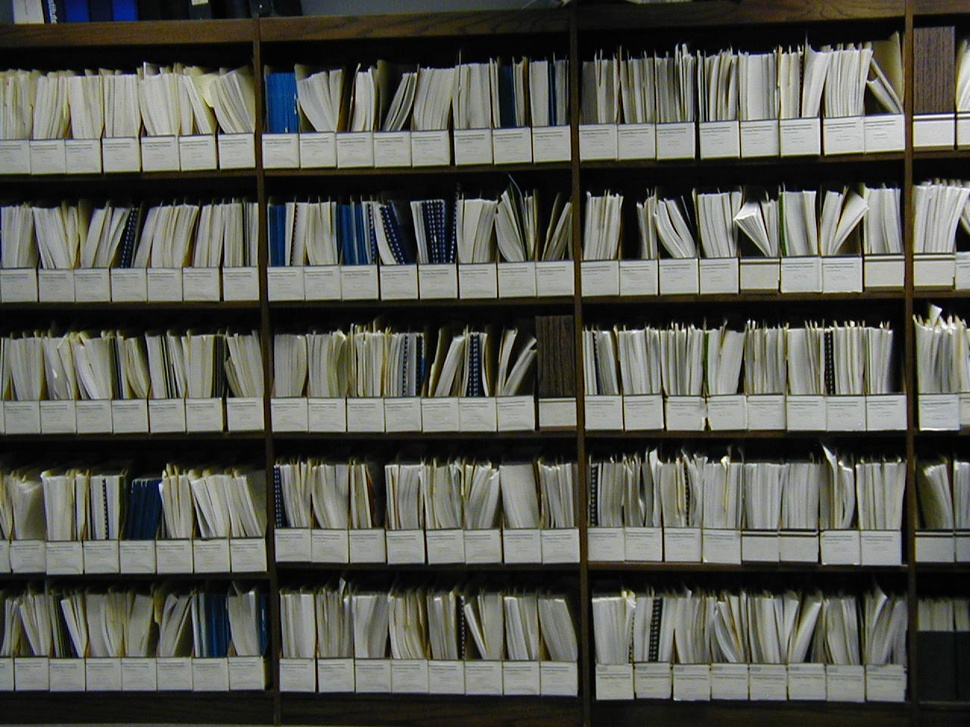
#> input picture 3DVision/opencv/images/shelves.jpg, 970 x 727 px, shrunk from 1280 x 960 before the run
$ python -i motion_tracking.py   (imports and definitions only)
#> lines starting #> are read from the running program, lines starting #| are printed output that depends on the picture
#> further down, picture is the input picture: shape (727, 970, 3); mean B, G, R 80.8, 88.3, 87.3
import numpy as np
import matplotlib.pyplot as plt
import cv2

from .harris_corner import compute_features


# [29 lines left out: function optical_flow_with_harris_corners, not called in this run]


def extract_line_features(img: np.ndarray, if_show=False,
                          if_save_lines=False, lines_path=None, lines_path_hough_P=None, **kwargs):
    """
    Parameters
    ----------
    img: np.ndarray
        Grayscale image in [0, 1], np.float32
    if_show: bool
    if_save_lines: bool
    lines_path, lines_path_hough_P: str
    """
#> called with if_show = False, if_save_lines = False
    win_size = kwargs.get("ksize", 5)
    img_blur = cv2.GaussianBlur(img, ksize=(win_size, win_size), sigmaX=0)
    th1, th2 = kwargs.get("th1", 50), kwargs.get("th2", 150)
    edges = cv2.Canny((img_blur * 255).astype(np.uint8), th1, th2, edges=None, apertureSize=3)  # binary, 8-bit
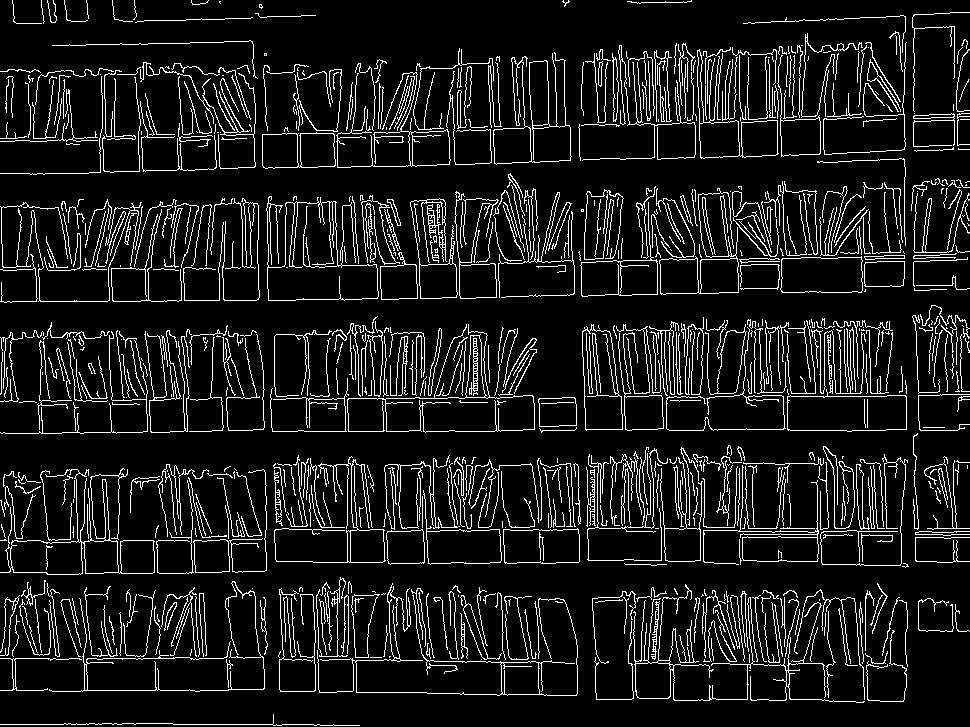
#> edges: shape (727, 970); 10% white in thin lines or dots

    if if_show:
        plt.imshow(edges, cmap="gray")
        plt.colorbar()
        plt.show()

    threshold = kwargs.get("threshold", 300)

    if if_show:
        min_line_length = kwargs.get("minLineLength", 100)
        max_line_gap = kwargs.get("maxLineGap", 50)
        end_pts = cv2.HoughLinesP(edges, rho=1, theta=np.pi / 180, threshold=threshold,
                                  minLineLength=min_line_length, maxLineGap=max_line_gap)  # (N, 1, 4)
        end_pts = end_pts.squeeze()  # (N, 4)
        img_c = draw_lines(img, end_pts)
        if if_save_lines:
            assert lines_path is not None
            cv2.imwrite(lines_path_hough_P, img_c)

    # (N, 1, 2), theta: in rad
    lines = cv2.HoughLines(edges, rho=1, theta=np.pi / 180, threshold=threshold, srn=0, stn=0)
#> lines = [[271, 1.55], [305, 1.55], [685, 1.59], [430, 1.57], [653, 1.59]]
    lines = lines.squeeze()  # (N, 2)

    if if_show:
        end_pts = convert_rho_theta_to_xy(img.shape, lines[:, 0], lines[:, 1])
        img_c = draw_lines(img, end_pts)
        if if_save_lines:
            assert lines_path is not None
            cv2.imwrite(lines_path, img_c)

    return lines


# [47 lines left out: functions convert_rho_theta_to_xy, draw_lines, not called in this run]

>>> import cv2
>>> picture = cv2.imread('../../opencv/images/shelves.jpg')
>>> result = extract_line_features(picture)
#> result has the same summary as lines in extract_line_features
